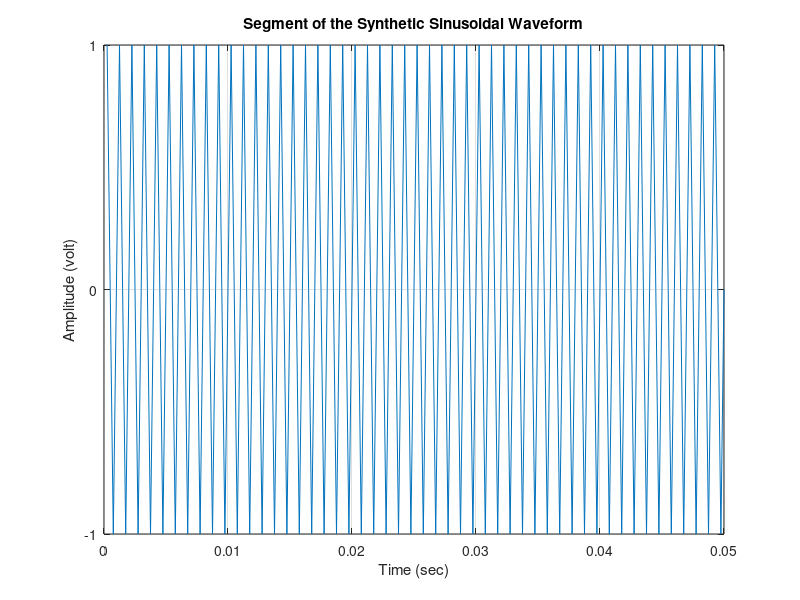
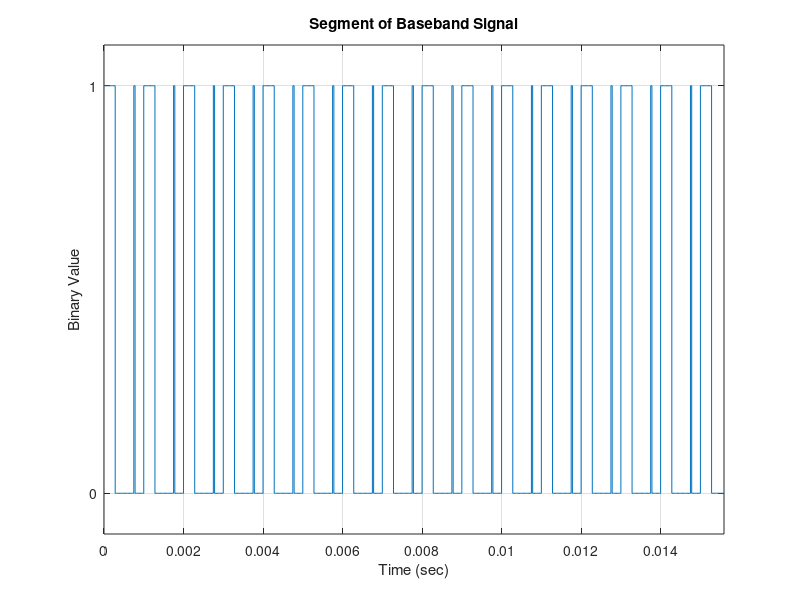
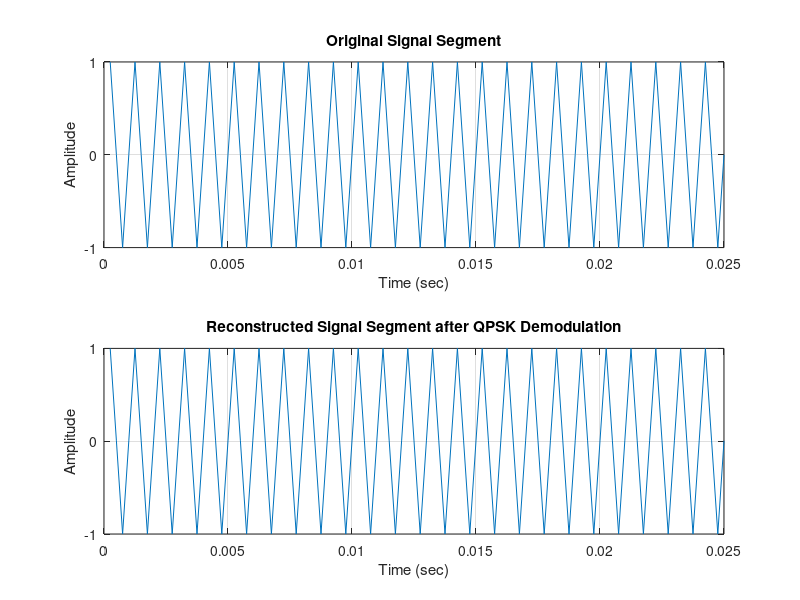

These figures' MATLAB source, in order:
clear all;
close all;

% Parameters
f = 1000;        % Frequency of the sinusoidal signal (Hz)
Fs = 4000;       % Sampling frequency (samples per second)
t = (1/Fs:1/Fs:1)';  % Time vector for 1 second
Am = 1.0;        % Amplitude of the sinusoid

% Generate signal
signal = Am * sin(2 * pi * f * t);

% Plot original signal
figure(1);
plot(t(1:200), signal(1:200));
set(gca, 'ytick', [-1 0 1]);
title('Segment of the Synthetic Sinusoidal Waveform');
xlabel('Time (sec)');
ylabel('Amplitude (volt)');
grid on;

% Quantization parameters
max_val = max(signal);
min_val = min(signal);
n_bits = 8;      % 8 bits per sample
n_levels = 2^n_bits;  % 256 levels
interval = (max_val - min_val) / (n_levels - 1);

partition = min_val:interval:max_val;
codebook = (min_val - interval/2):interval:(max_val + interval/2); % Adjusted for quantization

% Manual quantization (closest codebook value)
index = zeros(size(signal));
for i = 1:length(signal)
    [~, idx] = min(abs(codebook - signal(i)));
    index(i) = idx - 1;  % Zero-based indexing (0 to 255)
end

% Convert decimal indices to binary (8 bits per sample)
num_samples = length(signal);
matrix = zeros(num_samples, n_bits);
for i = 1:num_samples
    % Convert index to binary, MSB first
    bin_str = dec2bin(index(i), n_bits);
    matrix(i, :) = double(bin_str) - '0';
end

% Prepare baseband bitstream
matrixtps = matrix';  % 8 rows x num_samples columns
baseband = reshape(matrixtps, [], 1);  % Column vector of bits

% Bit rate parameters
Tb = 1 / (Fs * n_bits);  % Bit duration for 8 bits per sample
time_vec = 0:Tb:(length(baseband)-1)*Tb;

% Plot baseband signal
figure(2);
stairs(time_vec(1:500), baseband(1:500));
title('Segment of Baseband Signal');
xlabel('Time (sec)');
ylabel('Binary Value');
set(gca, 'ytick', [0 1]);
axis([0 time_vec(500) -0.1 1.1]);
grid on;

% QPSK Modulation Parameters
M = 4;  % QPSK
k = log2(M);  % Bits per symbol (2 for QPSK)

% Ensure baseband length is divisible by k
len = length(baseband);
if mod(len, k) ~= 0
    baseband = [baseband; zeros(k - mod(len, k), 1)];
end

% Convert bits to symbols (manual bi2de)
num_symbols = floor(length(baseband) / k);
symbols = zeros(num_symbols, 1);
for i = 1:num_symbols
    bit_pair = baseband((i-1)*k + 1:i*k);
    % Map bit pairs to decimal: 00->0, 01->1, 10->2, 11->3
    symbols(i) = bit_pair(1) * 2 + bit_pair(2);
end

% QPSK Modulation (manual pskmod)
% QPSK constellation: 0 -> 1+1j, 1 -> -1+1j, 2 -> 1-1j, 3 -> -1-1j
constellation = [1+1j, -1+1j, 1-1j, -1-1j] / sqrt(2); % Normalized
modulated_signal = zeros(num_symbols, 1);
for i = 1:num_symbols
    modulated_signal(i) = constellation(symbols(i) + 1); % +1 for 1-based indexing
end

% Channel (no AWGN as per original code)

% QPSK Demodulation (manual pskdemod)
demodulated_symbols = zeros(num_symbols, 1);
for i = 1:num_symbols
    % Find closest constellation point
    [~, idx] = min(abs(modulated_signal(i) - constellation));
    demodulated_symbols(i) = idx - 1; % Convert to 0-based (0,1,2,3)
end

% Symbol Error Rate (manual symerr)
symbol_errors = sum(symbols ~= demodulated_symbols);
symbol_error_rate = symbol_errors / num_symbols;

% Convert symbols to bits (manual de2bi)
retrieved_bits = zeros(num_symbols * k, 1);
for i = 1:num_symbols
    % Map symbol to bit pair
    sym = demodulated_symbols(i);
    if sym == 0
        bits = [0; 0];
    elseif sym == 1
        bits = [0; 1];
    elseif sym == 2
        bits = [1; 0];
    else % sym == 3
        bits = [1; 1];
    end
    retrieved_bits((i-1)*k + 1:i*k) = bits;
end

% Bit Error Rate (manual biterr)
bit_errors = sum(baseband(1:length(retrieved_bits)) ~= retrieved_bits);
bit_error_rate = bit_errors / length(retrieved_bits);

% Reshape bits to bytes (8 bits per sample)
decoded_bits_reshaped = reshape(retrieved_bits(1:floor(length(retrieved_bits)/n_bits)*n_bits), n_bits, [])';

% Convert binary to decimal values (manual bi2de)
int_values = zeros(size(decoded_bits_reshaped, 1), 1);
for i = 1:size(decoded_bits_reshaped, 1)
    int_values(i) = bin2dec(char(decoded_bits_reshaped(i, :) + '0'));
end

% Decimal Value Error Rate (manual biterr)
decimal_errors = sum(index(1:length(int_values)) ~= int_values);
decimal_error_rate = decimal_errors / length(int_values);

% Reconstruct signal from quantization
reconstructed_signal = min_val + int_values * interval;

% Plot original vs reconstructed signal
figure(3);
subplot(2,1,1);
plot(t(1:100), signal(1:100));
title('Original Signal Segment');
xlabel('Time (sec)');
ylabel('Amplitude');
set(gca, 'ytick', [-1 0 1]);
axis([0 t(100) -1 1]);
grid on;

subplot(2,1,2);
plot(t(1:min(100, length(reconstructed_signal))), reconstructed_signal(1:min(100, length(reconstructed_signal))));
title('Reconstructed Signal Segment after QPSK Demodulation');
xlabel('Time (sec)');
ylabel('Amplitude');
set(gca, 'ytick', [-1 0 1]);
axis([0 t(100) -1 1]);
grid on;

% Display results
fprintf('Symbol Error Rate (SER): %.5f\n', symbol_error_rate);
fprintf('Bit Error Rate (BER): %.5f\n', bit_error_rate);
fprintf('Decimal Value Error Rate: %.5f\n', decimal_error_rate);